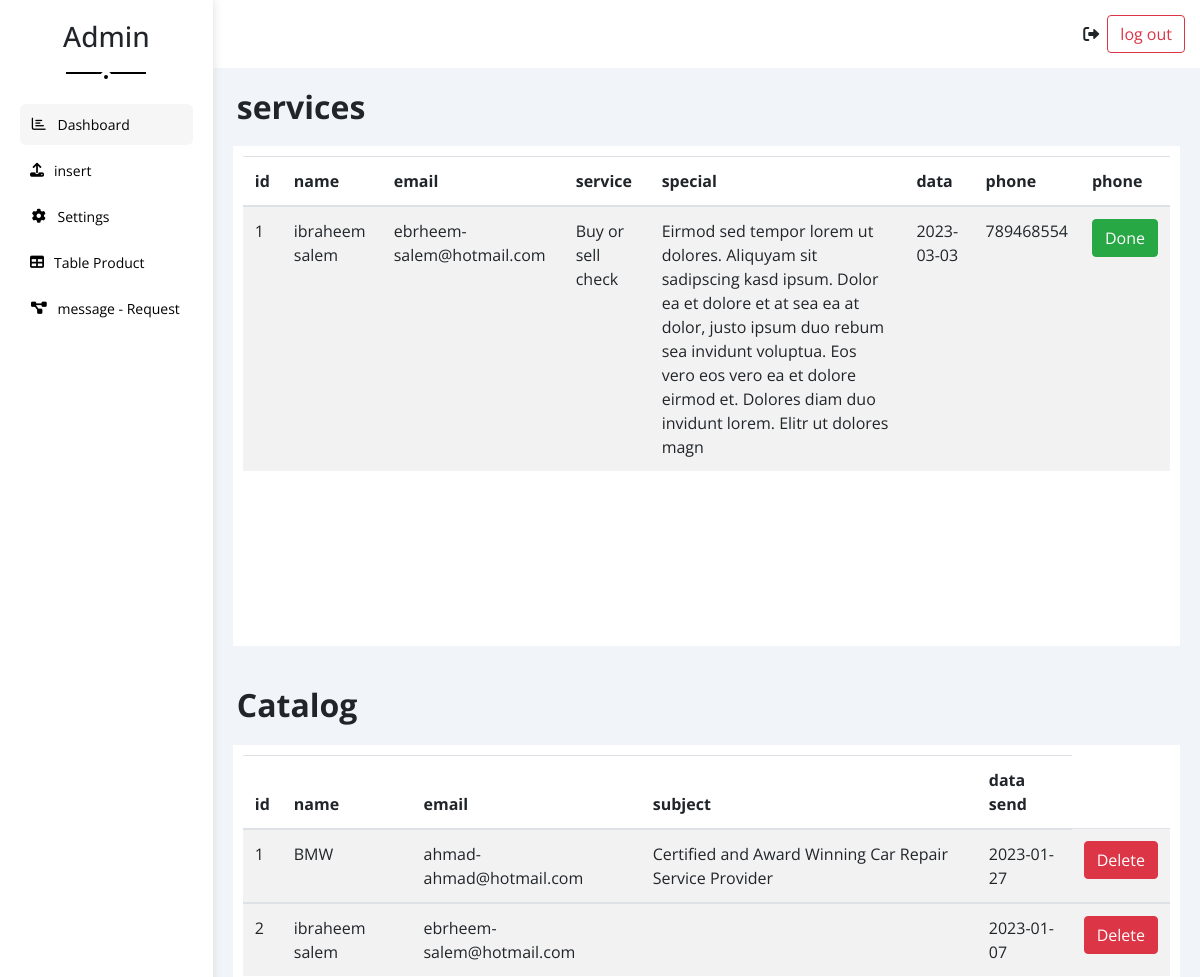
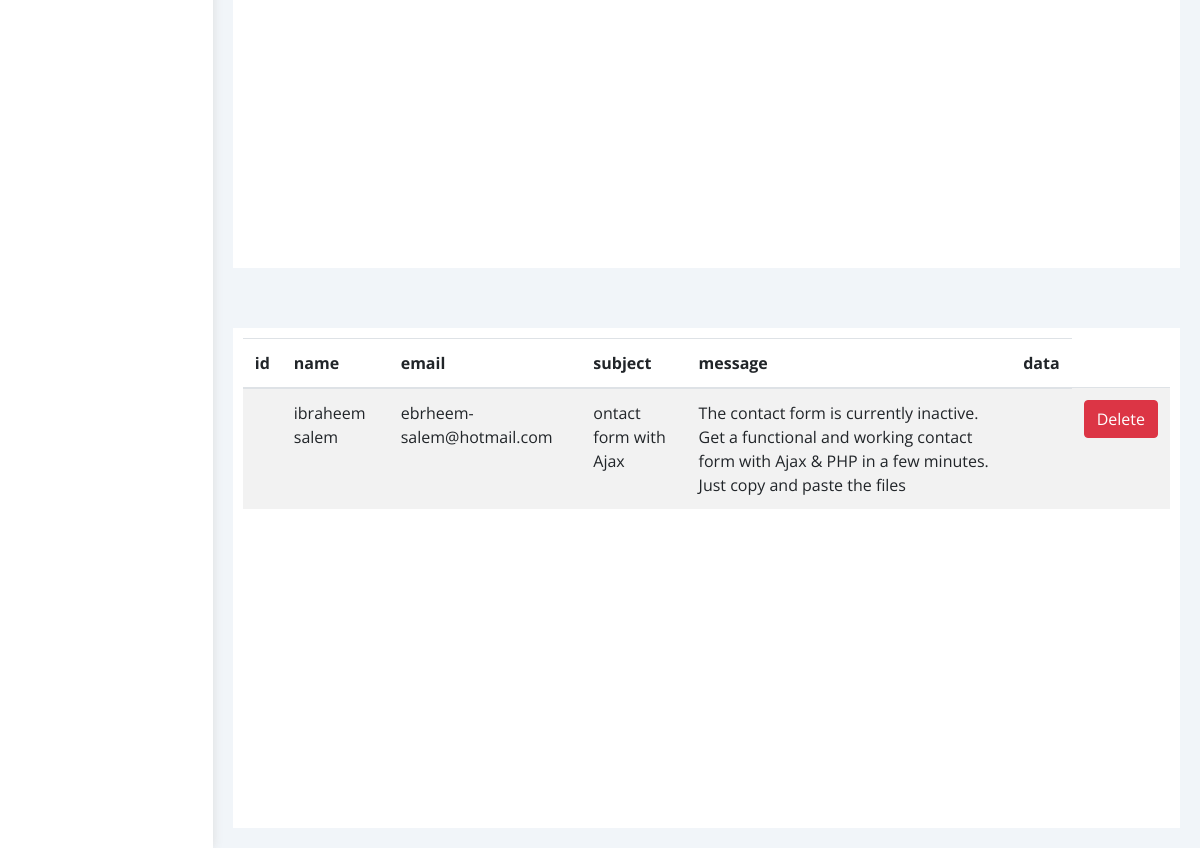
/admin/mes-req.php, run on the app's committed database (2 pictures, top to bottom).
### tables this page shows
CREATE TABLE `services` (
  `id` int(11) NOT NULL,
  `name_ser` varchar(100) NOT NULL,
  `email_ser` varchar(100) NOT NULL,
  `service_ser` varchar(50) NOT NULL,
  `special_request` varchar(255) NOT NULL,
  `data_ser` date NOT NULL,
  `phone` int(13) NOT NULL
);

CREATE TABLE `catalog` (
  `id` int(11) NOT NULL,
  `name_book` varchar(100) NOT NULL,
  `email_book` varchar(100) NOT NULL,
  `subject_book` varchar(255) NOT NULL,
  `data_send` date NOT NULL
);

CREATE TABLE `contact` (
  `id` int(11) NOT NULL,
  `name_con` varchar(100) NOT NULL,
  `email_con` varchar(100) NOT NULL,
  `subject_con` varchar(100) NOT NULL,
  `message_con` varchar(255) NOT NULL
);

### admin/mes-req.php (the view, shortened to what this page needs)
<?php
 include 'server.php';
$sql = "SELECT * FROM services";
$result = $conn->query($sql);
?>
<!DOCTYPE html>
<html lang="en">
  <head>
    <link rel="stylesheet" href="https://cdn.jsdelivr.net/npm/bootstrap@4.6.2/dist/css/bootstrap.min.css">
    <link rel="stylesheet" href="css/all.min.css" />
    <link rel="stylesheet" href="css/framework.css" />
    <link rel="stylesheet" href="css/master.css" />
  </head>
  <body>
  <div class="page d-flex">
      <div class="sidebar bg-white p-20 p-relative">
        <h3 class="p-relative txt-c mt-0">Admin</h3>
        <ul>
          <li>
            <a class="active d-flex align-center fs-14 c-black rad-6 p-10" href="index.php">
              <i class="fa-regular fa-chart-bar fa-fw"></i>
              <span>Dashboard</span>
            </a>
          </li>
          <li>
            <a class="d-flex align-center fs-14 c-black rad-6 p-10" href="insert.php">
            <i class="fa-solid fa-upload"></i>
              <span>insert</span>
            </a>
          </li>
          <li>
            <a class="d-flex align-center fs-14 c-black rad-6 p-10" href="settings.php">
              <i class="fa-solid fa-gear fa-fw"></i>
              <span>Settings</span>
            </a>
          </li>
          <li>
            <a class="d-flex align-center fs-14 c-black rad-6 p-10" href="table-pro.php">
              <i class="fa-solid fa-table"></i>
              <span>Table Product</span>
            </a>
          </li>
          <li>
            <a class="d-flex align-center fs-14 c-black rad-6 p-10" href="mes-req.php">
              <i class="fa-solid fa-diagram-project fa-fw"></i>
              <span>message - Request</span>
            </a>
          </li>
        </ul>
      </div>
      <div class="content w-full">
        <div class="head bg-white p-15">
          <div class="icons d-flex align-center justify-content-end">
            <i class="fa-solid fa-right-from-bracket pr-2"></i>
            <form action="sesstion.php" method="post">
              <button type="submit" name="Logout" class="btn btn-outline-danger">log out</button>
            </form>
          </div>
        </div>
        <h2 class="pt-20 pl-4 fw-bold m-0 ">services</h2>
          <div class="d-block bg-white p-10 m-20 overflow-auto" style="width:clac(100% - 20px);inline-size:clac(100% - 20px);overflow-wrap: break-word;height: 500px;">
            <table class='table table-striped'>
              <thead>
                  <tr>
                    <th>id</th>
                    <th>name</th>
                    <th>email</th>
                    <th>service</th>
                    <th>special</th>
                    <th>data</th>
                    <th>phone</th>
                    <th>phone</th>
                  </tr>
                </thead>
                <?php
                if ($result->num_rows > 0) {
                    while($row = $result->fetch_assoc()) {
                      echo "
                      <tbody>
                        <tr>
                          <td>$row[id]</td>
                          <td>$row[name_ser]</td>
                          <td>$row[email_ser]</td>
                          <td>$row[service_ser]</td>
                          <td>$row[special_request]</td>
                          <td>$row[data_ser]</td>
                          <td>$row[phone]</td>
                          <th>
                          <form action='updata.php' method='post'>
                            <input type='hidden' name='id' value='$row[id]'>
                            <button type='submit' name='deleser' class='btn btn-success'>Done</button>
                          </form
                          </th>
                        </tr>
                      </tbody>
                      ";
                    }
                  } else {
                    echo "0 results";
                  }
                  ?>
              </table>
      </div>
      <h2 class="pt-20 pl-4 fw-bold m-0 ">Catalog</h2>
          <div class="d-block bg-white p-10 m-20 overflow-auto" style="width:clac(100% - 20px);inline-size:clac(100% - 20px);overflow-wrap: break-word;height: 500px;">
            <table class='table table-striped'>
              <thead>
                  <tr>
                    <th>id</th>
                    <th>name</th>
                    <th>email</th>
                    <th>subject</th>
                    <th>data send</th>
                  </tr>
                </thead>
                <?php
                $sql1 = "SELECT * FROM catalog";
                $result = $conn->query($sql1);
                if ($result->num_rows > 0) {
                    while($row = $result->fetch_assoc()) {
                      echo "
                      <tbody>
                        <tr>
                          <td>$row[id]</td>
                          <td>$row[name_book]</td>
                          <td>$row[email_book]</td>
                          <td>$row[subject_book]</td>
                          <td>$row[data_send]</td>
                          <td>
                          <form action='updata.php' method='post'>
                            <input type='hidden' name='id' value='$row[id]'>
                            <button type='submit' name='delecat' class='btn btn-danger'>Delete</button>
                          </form
                          </td>
                        </tr>
                      </tbody>
                      ";
                    }
                  } else {
                    echo "0 results";
                  }
                  ?>
              </table>
      </div>
      <h2 class="pt-20 pl-4 fw-bold m-0 "></h2>
          <div class="d-block bg-white p-10 m-20 overflow-auto" style="width:clac(100% - 20px);inline-size:clac(100% - 20px);overflow-wrap: break-word;height: 500px;">
            <table class='table table-striped'>
              <thead>
                  <tr>
                    <th>id</th>
                    <th>name</th>
                    <th>email</th>
                    <th>subject</th>
                    <th>message</th>
                    <th>data</th>
                  </tr>
                </thead>
                <?php
                $sql2 = "SELECT * FROM contact";
                $result = $conn->query($sql2);
                if ($result->num_rows > 0) {
                    while($row = $result->fetch_assoc()) {
                      echo "
                      <tbody>
                        <tr>
                          <td>$row[id_con]</td>
                          <td>$row[name_con]</td>
                          <td>$row[email_con]</td>
                          <td>$row[subject_con]</td>
                          <td>$row[message_con]</td>
                          <td>$row[data_con]</td>
                        <th>
                          <form action='updata.php' method='post'>
                            <input type='hidden' name='id' value='$row[id_con]'>
                            <button type='submit' name='delecon' class='btn btn-danger'>Delete</button>
                          </form
                          </th>
                        </tr>
                      </tbody>
                      ";
                    }
                  } else {
                    echo "0 results";
                  }
                  ?>
              </table>
      </div>
    </div>
  </body>
</html>

### admin/css/framework.css (style rules this page uses)
:root { --blue-color: #0075ff; --blue-alt-color: #0d69d5; --orange-color: #f59e0b; --green-color: #22c55e; --red-color: #f44336; --grey-color: #888; }
.d-flex { display: flex; }
.align-center { align-items: center; }
.d-block { display: block; }
.p-10 { padding: 10px; }
.p-15 { padding: 15px; }
.p-20 { padding: 20px; }
.pt-20 { padding-top: 20px; }
.m-0 { margin: 0; }
.m-20 { margin: 20px; }
.mt-0 { margin-top: 0; }
.c-black { color: black; }
.bg-white { background-color: white; }
.p-relative { position: relative; }
.txt-c { text-align: center; }
.fs-14 { font-size: 14px; }
.fw-bold { font-weight: bold; }
.rad-6 { border-radius: 6px; }
.w-full { width: 100%; }

### admin/css/master.css (style rules this page uses)
:root { --blue-color: #0075ff; --blue-alt-color: #0d69d5; --orange-color: #f59e0b; --green-color: #22c55e; --red-color: #f44336; --grey-color: #888; }
* { box-sizing: border-box; }
body { font-family: "Open Sans", sans-serif; margin: 0; }
a { text-decoration: none; }
ul { list-style: none; padding: 0; }
.page { background-color: #f1f5f9; min-height: 100vh; }
.sidebar { width: 250px; box-shadow: 0 0 10px #ddd; }
.sidebar > h3 { margin-bottom: 50px; }
.sidebar > h3::before, .sidebar > h3::after { content: ""; background-color: black; transform: translateX(-50%); position: absolute; left: 50%; }
.sidebar > h3::before { width: 80px; height: 2px; bottom: -20px; }
.sidebar > h3::after { bottom: -29px; width: 12px; height: 12px; border-radius: 50%; border: 4px solid white; }
.sidebar ul li a { transition: 0.3s; margin-bottom: 5px; }
.sidebar ul li a:hover, .sidebar ul li a.active { background-color: #f6f6f6; }
.sidebar ul li a span { font-size: 14px; margin-left: 10px; }
.content { overflow: hidden; }

### data on the page
services: id "1", name_ser "ibraheem salem", email_ser "ebrheem-salem@hotmail.com", service_ser "Buy or sell check", special_request "Eirmod sed tempor lorem ut dolores. Aliquyam sit sadipscing kasd ipsum. Dolor ea et dolore et at sea ea at dolor, justo ipsum duo rebum sea invidunt voluptua. Eos vero eos vero ea et dolore eirmod et. Dolores diam duo invidunt lorem. Elitr ut dolores magn", data_ser "2023-03-03", phone "789468554"
catalog: id "1", name_book "BMW", email_book "ahmad-ahmad@hotmail.com", subject_book "Certified and Award Winning Car Repair Service Provider", data_send "2023-01-27"
catalog: id "2", name_book "ibraheem salem", email_book "ebrheem-salem@hotmail.com", data_send "2023-01-07"
contact: name_con "ibraheem salem", email_con "ebrheem-salem@hotmail.com", subject_con "ontact form with Ajax", message_con "The contact form is currently inactive. Get a functional and working contact form with Ajax & PHP in a few minutes. Just copy and paste the files"
